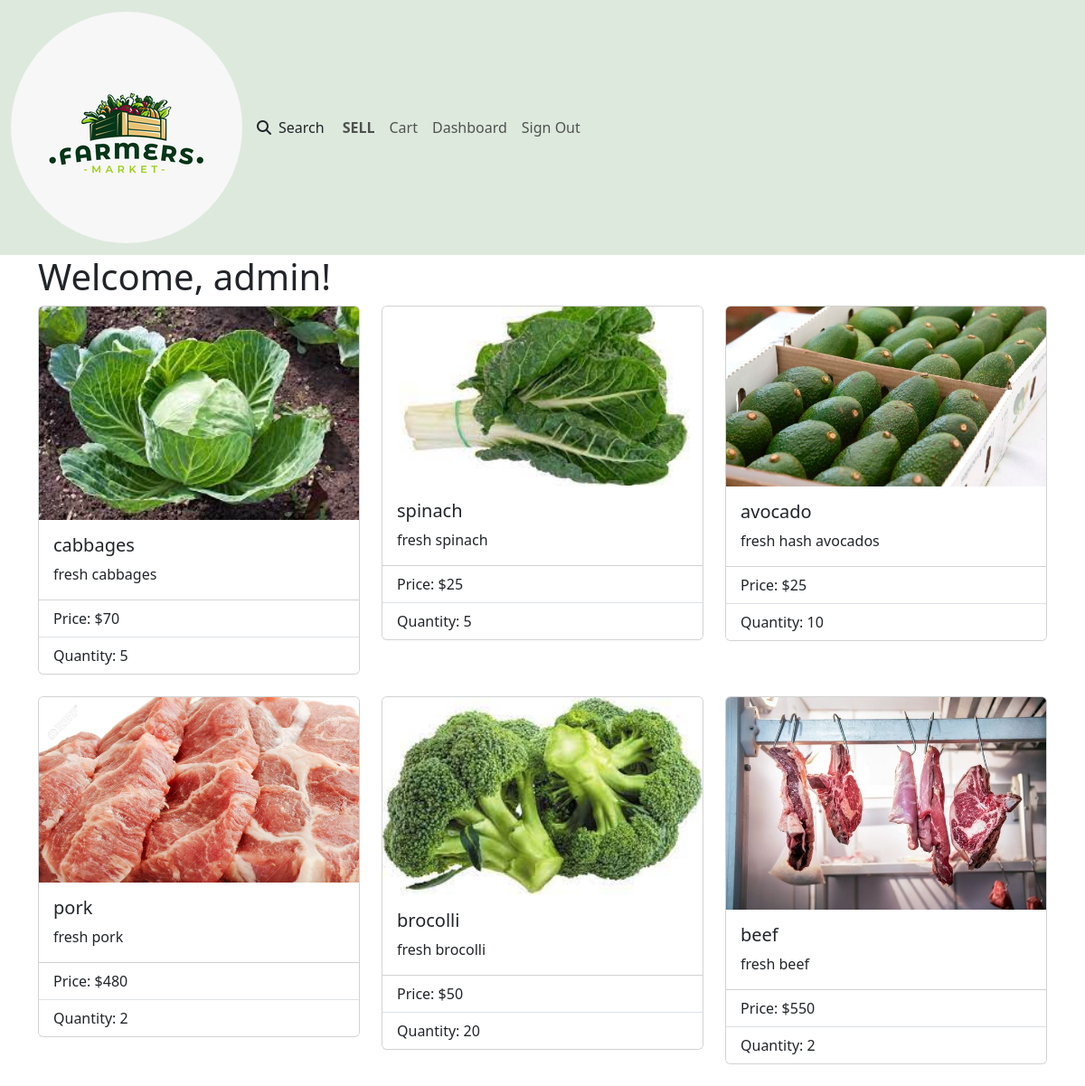
The page /dashboard/index/ (signed in) on the database its author committed.
### product/models.py (models this page shows, shortened)
class Product(models.Model):
    CATEGORIES = (
        ("Vegetables", "Vegetables"),
        ("Fruits", "Fruits"),
        ("Meat & Poultry", "Meat & Poultry")
    )
    owner = models.ForeignKey(User, on_delete=models.CASCADE)
    name = models.CharField(max_length=30)
    category = models.CharField(max_length=25, default="Select a category", choices=CATEGORIES)
    quantity = models.IntegerField(default=5)
    description = models.CharField(max_length=200)
    image = models.ImageField(upload_to="products")
    price = models.IntegerField()
    location = models.CharField(max_length=50)
    unit_price = models.DecimalField(max_digits=10, decimal_places=2, blank=True, null=True)

### dashboard/views.py (the view)
# urls.py: path('index/', views.index, name='index')
def index(request):
    products = Product.objects.filter(owner=request.user)
    return render(request, 'dashboard/index.html', {'products': products})

### dashboard/templates/dashboard/index.html
{% extends 'Account/base.html' %}
{% block content %}
<div class="container">
    <h1>Welcome, {{ request.user.username }}!</h1>
    <div class="row">
        {% for product in products %}
            <div class="col-md-4">
                <a class="text-decoration-none" href="{% url 'product:product_details' product.id %}">
                <div class="card mb-4">
                    <img src="{{ product.image.url }}" class="card-img-top" alt="{{ product.name }}">
                    <div class="card-body">
                        <h5 class="card-title">{{ product.name }}</h5>
                        <p class="card-text">{{ product.description }}</p>
                    </div>
                    <ul class="list-group list-group-flush">
                        <li class="list-group-item">Price: ${{ product.price }}</li>
                        <li class="list-group-item">Quantity: {{ product.quantity }}</li>
                    </ul>
                </div>
                </a>
            </div>
        {% endfor %}
    </div>
</div>
{% endblock %}

### rows shown on the page
Product: image (picture), name "cabbages", description "fresh cabbages", price "70", quantity "5"
Product: image (picture), name "spinach", description "fresh spinach", price "25", quantity "5"
Product: image (picture), name "avocado", description "fresh hash avocados", price "25", quantity "10"
Product: image (picture), name "pork", description "fresh pork", price "480", quantity "2"
Product: image (picture), name "brocolli", description "fresh brocolli", price "50", quantity "20"
Product: image (picture), name "beef", description "fresh beef", price "550", quantity "2"

### other values the page prints
{{ request.user.username }} "admin"
